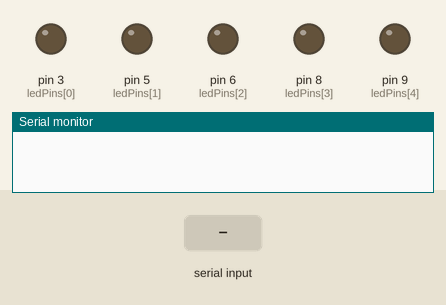
Recording of a sketch running on a simulated Arduino Uno, built with avr-gcc and run on an emulated ATmega328P. On the bench: output pins drawn as LEDs (lit = HIGH), the last lines printed to the serial monitor. The inputs (shaded band) are chosen by the test bench.

Above: at 1.2 s.
1.3 s: "ON\n" received over Serial
At 2.1 s:
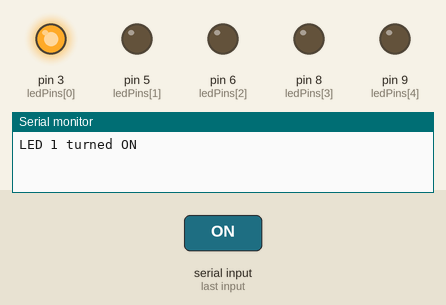
2.8 s: "OFF\n" received over Serial
At 3.2 s:
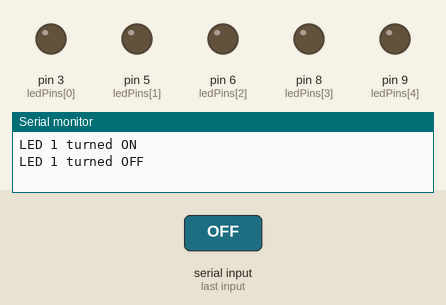
4.3 s: "ON,45\n" received over Serial
At 5.5 s:
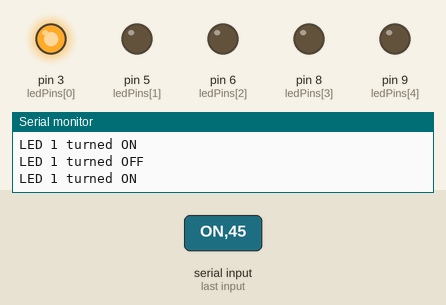
5.8 s: "OFF,45\n" received over Serial
At 6.8 s:
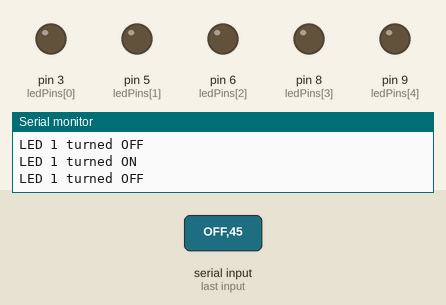
Timing chart, 0 to 8.3 s (numbered marks = the images above; inputs shaded):
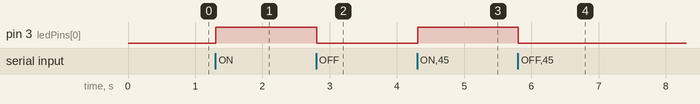

Measured:
- after the input at 1.3 s, pin 3 (ledPins[0]): LOW → HIGH at once
- after the input at 2.8 s, pin 3 (ledPins[0]): HIGH → LOW at once
- after the input at 4.3 s, pin 3 (ledPins[0]): LOW → HIGH at once
- after the input at 5.8 s, pin 3 (ledPins[0]): HIGH → LOW at once

The sketch:

Robotic_hand.ino
```cpp
#define NUM_LEDS 5  // Numero de LEDs
int ledPins[NUM_LEDS] = {3, 5, 6, 8, 9};  // Define os Pinos dos LEDS

void setup() {
  Serial.begin(9600);
  for (int i = 0; i <= NUM_LEDS; i++) {
    pinMode(ledPins[i], OUTPUT);
  }
}

void loop() {
  if (Serial.available() > 0) {                     // Checa a comunicação serial
    String command = Serial.readStringUntil('\n');
    command.trim();

    if (command.startsWith("ON")) {
      int ledIndex = command.substring(2).toInt();
      if (ledIndex >= 0 && ledIndex < NUM_LEDS) {
        digitalWrite(ledPins[ledIndex], HIGH);
        Serial.print("LED ");
        Serial.print(ledIndex + 1);
        Serial.println(" turned ON");
      }
    }
    else if (command.startsWith("OFF")) {
      int ledIndex = command.substring(3).toInt();
      if (ledIndex >= 0 && ledIndex <= NUM_LEDS) {
        digitalWrite(ledPins[ledIndex], LOW);
        Serial.print("LED ");
        Serial.print(ledIndex + 1);
        Serial.println(" turned OFF");
      }
    }
  }
}
```
